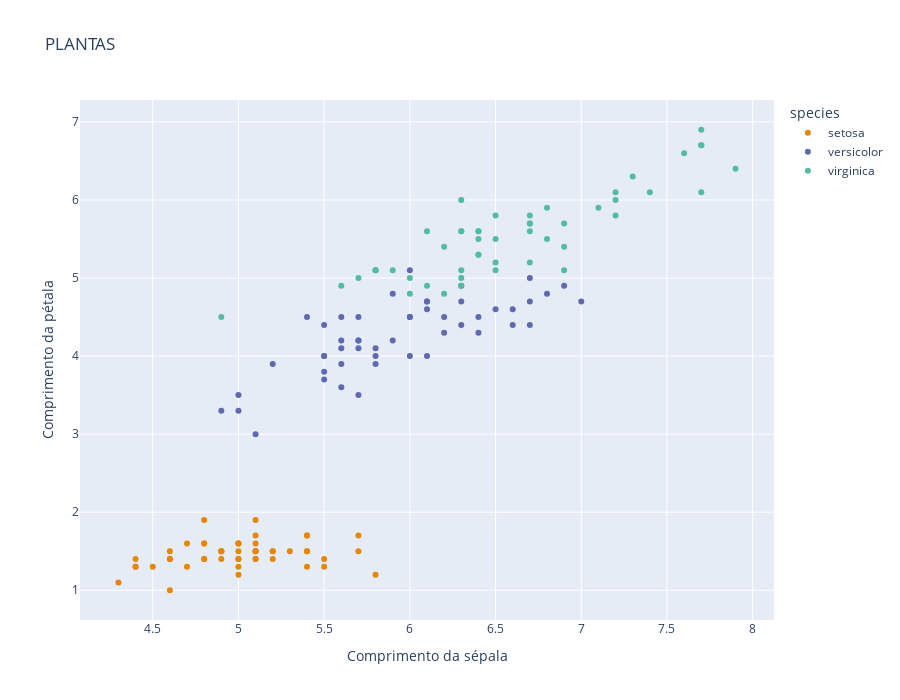

The code cell stored with this chart in its notebook:
### Code cell
px.scatter(df, x='sepal_length', y='petal_length', color='species',
           color_discrete_sequence=px.colors.qualitative.Vivid,
           title="PLANTAS",
           labels={'sepal_length': 'Comprimento da sépala',
                   'petal_length': 'Comprimento da pétala'},
           height=700, width=900)

### Figure 1 — Plotly figure (JSON) as saved in the notebook; plotly's stock layout.template omitted (floating-point values rounded to 4 significant figures)
{"data": [{"hovertemplate": "species=setosa<br>Comprimento da sépala=%{x}<br>Comprimento da pétala=%{y}<extra></extra>", "legendgroup": "setosa", "marker": {"color": "rgb(229, 134, 6)", "symbol": "circle"}, "mode": "markers", "name": "setosa", "orientation": "v", "showlegend": true, "type": "scatter", "x": [5.1, 4.9, 4.7, 4.6, 5, 5.4, 4.6, 5, 4.4, 4.9, 5.4, 4.8, 4.8, 4.3, 5.8, 5.7, 5.4, 5.1, 5.7, 5.1, 5.4, 5.1, 4.6, 5.1, 4.8, 5, 5, 5.2, 5.2, 4.7, 4.8, 5.4, 5.2, 5.5, 4.9, 5, 5.5, 4.9, 4.4, 5.1, 5, 4.5, 4.4, 5, 5.1, 4.8, 5.1, 4.6, 5.3, 5], "xaxis": "x", "y": [1.4, 1.4, 1.3, 1.5, 1.4, 1.7, 1.4, 1.5, 1.4, 1.5, 1.5, 1.6, 1.4, 1.1, 1.2, 1.5, 1.3, 1.4, 1.7, 1.5, 1.7, 1.5, 1, 1.7, 1.9, 1.6, 1.6, 1.5, 1.4, 1.6, 1.6, 1.5, 1.5, 1.4, 1.5, 1.2, 1.3, 1.5, 1.3, 1.5, 1.3, 1.3, 1.3, 1.6, 1.9, 1.4, 1.6, 1.4, 1.5, 1.4], "yaxis": "y"}, {"hovertemplate": "species=versicolor<br>Comprimento da sépala=%{x}<br>Comprimento da pétala=%{y}<extra></extra>", "legendgroup": "versicolor", "marker": {"color": "rgb(93, 105, 177)", "symbol": "circle"}, "mode": "markers", "name": "versicolor", "orientation": "v", "showlegend": true, "type": "scatter", "x": [7, 6.4, 6.9, 5.5, 6.5, 5.7, 6.3, 4.9, 6.6, 5.2, 5, 5.9, 6, 6.1, 5.6, 6.7, 5.6, 5.8, 6.2, 5.6, 5.9, 6.1, 6.3, 6.1, 6.4, 6.6, 6.8, 6.7, 6, 5.7, 5.5, 5.5, 5.8, 6, 5.4, 6, 6.7, 6.3, 5.6, 5.5, 5.5, 6.1, 5.8, 5, 5.6, 5.7, 5.7, 6.2, 5.1, 5.7], "xaxis": "x", "y": [4.7, 4.5, 4.9, 4, 4.6, 4.5, 4.7, 3.3, 4.6, 3.9, 3.5, 4.2, 4, 4.7, 3.6, 4.4, 4.5, 4.1, 4.5, 3.9, 4.8, 4, 4.9, 4.7, 4.3, 4.4, 4.8, 5, 4.5, 3.5, 3.8, 3.7, 3.9, 5.1, 4.5, 4.5, 4.7, 4.4, 4.1, 4, 4.4, 4.6, 4, 3.3, 4.2, 4.2, 4.2, 4.3, 3, 4.1], "yaxis": "y"}, {"hovertemplate": "species=virginica<br>Comprimento da sépala=%{x}<br>Comprimento da pétala=%{y}<extra></extra>", "legendgroup": "virginica", "marker": {"color": "rgb(82, 188, 163)", "symbol": "circle"}, "mode": "markers", "name": "virginica", "orientation": "v", "showlegend": true, "type": "scatter", "x": [6.3, 5.8, 7.1, 6.3, 6.5, 7.6, 4.9, 7.3, 6.7, 7.2, 6.5, 6.4, 6.8, 5.7, 5.8, 6.4, 6.5, 7.7, 7.7, 6, 6.9, 5.6, 7.7, 6.3, 6.7, 7.2, 6.2, 6.1, 6.4, 7.2, 7.4, 7.9, 6.4, 6.3, 6.1, 7.7, 6.3, 6.4, 6, 6.9, 6.7, 6.9, 5.8, 6.8, 6.7, 6.7, 6.3, 6.5, 6.2, 5.9], "xaxis": "x", "y": [6, 5.1, 5.9, 5.6, 5.8, 6.6, 4.5, 6.3, 5.8, 6.1, 5.1, 5.3, 5.5, 5, 5.1, 5.3, 5.5, 6.7, 6.9, 5, 5.7, 4.9, 6.7, 4.9, 5.7, 6, 4.8, 4.9, 5.6, 5.8, 6.1, 6.4, 5.6, 5.1, 5.6, 6.1, 5.6, 5.5, 4.8, 5.4, 5.6, 5.1, 5.1, 5.9, 5.7, 5.2, 5, 5.2, 5.4, 5.1], "yaxis": "y"}], "layout": {"height": 700, "legend": {"title": {"text": "species"}, "tracegroupgap": 0}, "title": {"text": "PLANTAS"}, "width": 900, "xaxis": {"anchor": "y", "domain": [0, 1], "title": {"text": "Comprimento da sépala"}}, "yaxis": {"anchor": "x", "domain": [0, 1], "title": {"text": "Comprimento da pétala"}}}}
